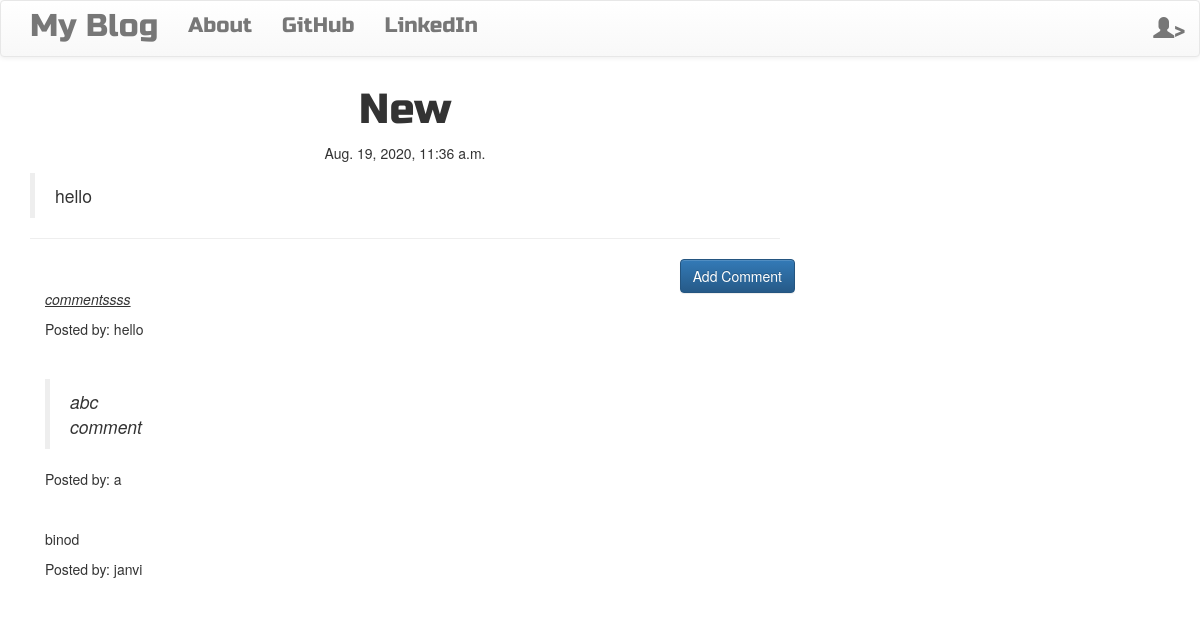
/post/1, run on the app's committed database.
### blog/models.py (models this page shows, shortened)
class Post(models.Model):
    author = models.ForeignKey('auth.User', on_delete=models.DO_NOTHING)
    title = models.CharField(max_length=200)
    text = models.TextField()
    created_date = models.DateTimeField(default=timezone.now())
    published_date = models.DateTimeField(blank=True, null=True)

class Comment(models.Model):
    post = models.ForeignKey(
        'blog.Post', related_name='comments', on_delete=models.DO_NOTHING)
    author = models.CharField(max_length=200)
    text = models.TextField()
    create_date = models.DateTimeField(default=timezone.now())
    approved_comment = models.BooleanField(default=False)

### blog/views.py (the view)
# urls.py: url(r'^post/(?P<pk>\d+)$', views.PostDetailView.post_view, name='post_detail'),
    def post_view(request, pk):
        post = get_object_or_404(Post, pk=pk)
        return render(request, 'blog/post_detail.html', {'post': post})

### blog/templates/blog/post_detail.html (shortened to what this page needs)
{% extends "blog/base.html" %} {% block content %}
<h1 class="posttitle loader">
  {{ post.title }}
</h1>
{% if post.published_date %}
<div class="date postdate">
  {{ post.published_date}}
</div>
{% else %}
<a class="btn btn-default" href="{% url 'post_publish' pk=post.pk %}"
  >Publish</a
>
{% endif %}
<p class="postcontent">
  {{ post.text|safe|linebreaksbr }}
</p>
<hr />
<a
  class="btn btn-primary btn-comment"
  href="{% url 'add_comment_to_post' pk=post.pk %}"
  >Add Comment</a
>
<div class="container">
  {% for comment in post.comments.all %}
  <br />
  {% if user.is_authenticated or comment.approved_comment %}
  <p>{{ comment.text|safe|linebreaks }}</p>
  <p>Posted by: {{ comment.author }}</p>
  {% endif %} {% empty %}
  <p>No Comments!</p>
  {% endfor %}
</div>
{% endblock %}

### blog/static/css/blog.css (style rules this page uses)
.postdate { text-align: center; }
.posttitle { font-family: 'Russo One',sans-serif; font-size: 3em; text-align: center; }
.postcontent { font-family: 'Montserrat'; font-size: 1.5em; }
.btn-comment { position: absolute; right: 0px; }
.loader { filter:hue-rotate(0deg); color:linear-gradient(45deg,#0f8,#08f); animation:hue 10000ms infinite linear; }

### data on the page
Post: title "New", published_date "Aug. 19, 2020, 11:36 a.m.", text "hello"
Comment: text "commentssss", author "hello"
Comment: text "abc comment", author "a"
Comment: text "binod", author "janvi"
